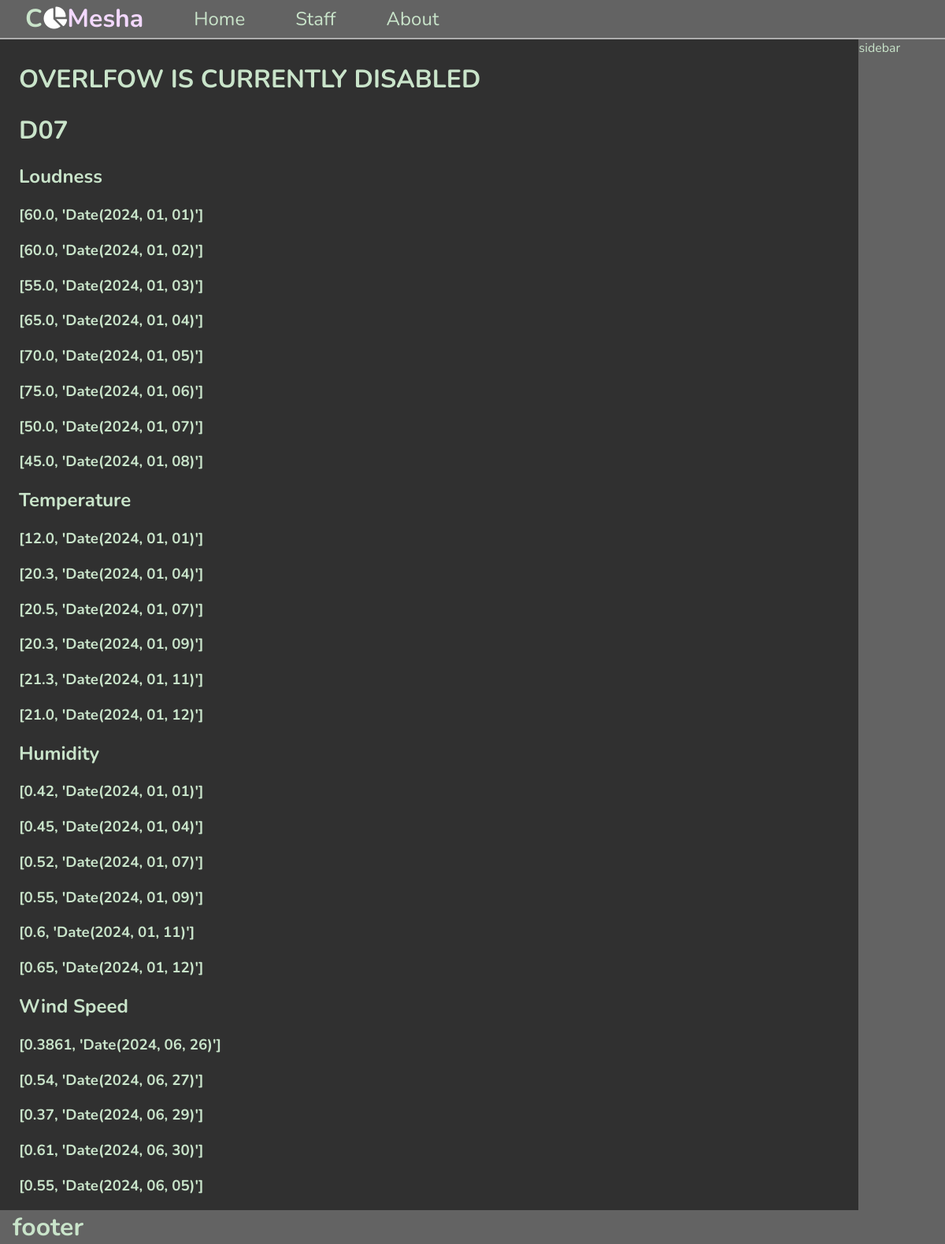
Screenshot of /classroom/D07 with the database file from the repository.
### database.py (models this page shows)
class LoudnessData(db.Model):
    __tablename__ = 'LoudnessData'
    ID = db.Column(db.Integer, primary_key=True)
    ClassroomID = db.Column(db.ForeignKey('Classrooms.ClassroomID'))
    LoudnessReading = db.Column(db.Float)
    DateRecorded = db.Column(db.Text)
    Classroom = db.relationship('Classroom', primaryjoin='LoudnessData.ClassroomID == Classroom.ClassroomID', backref='loudness_data')

class TemperatureHumidityDatum(db.Model):
    __tablename__ = 'TemperatureHumidityData'
    ID = db.Column(db.Integer, primary_key=True)
    ClassroomID = db.Column(db.ForeignKey('Classrooms.ClassroomID'))
    TemperatureReading = db.Column(db.Float)
    HumidityReading = db.Column(db.Float)
    DateRecorded = db.Column(db.Text)
    Classroom = db.relationship('Classroom', primaryjoin='TemperatureHumidityDatum.ClassroomID == Classroom.ClassroomID', backref='temperature_humidity_data')

class AnemometerDatum(db.Model):
    __tablename__ = 'AnemometerData'
    ID = db.Column(db.Integer, primary_key=True)
    ClassroomID = db.Column(db.ForeignKey('Classrooms.ClassroomID'))
    AnemometerReading = db.Column(db.Float)
    DateRecorded = db.Column(db.Text)
    Classroom = db.relationship('Classroom', primaryjoin='AnemometerDatum.ClassroomID == Classroom.ClassroomID', backref='anemometer_data')

### server.py (the view)
@app.route("/classroom/<string:classroom_id>")
def analytics(classroom_id):
    data = kowalski_analyze(classroom_id)
    loudness = data[1]
    temperature = data[2]
    humidity = data[3]
    wind_speed = data[4]
    return (render_template("pages/analytics.html",
                            classroom=classroom_id, loudness=loudness,
                            temperature=temperature, humidity=humidity,
                            wind_speed=wind_speed))

### server.py (called while the page is built)
def tuple_to_list(content, convert_date):
    result = []
    if convert_date:
        for i in content:
            temp_list = []
            temp_list.append(i[0])
            date = i[1].split('-')
            new_date = f"Date({date[0]}, {date[1]}, {date[2]})"
            temp_list.append(new_date)
            result.append(temp_list)
    else:
        for i in content:
            result.append([*i])
    return result

### templates/pages/analytics.html (shortened to what this page needs)
{% extends 'layout.html' %}\
{% block content %}
<h1> OVERLFOW IS CURRENTLY DISABLED </h1>
<h1> {{classroom}} </h1>
<h2> Loudness </h2>
{% for i in loudness %}
<h3>
    {{i}}
</h3>
{% endfor %}
<h2> Temperature </h2>
{% for i in temperature %}
<h3>
    {{i}}
</h3>
{% endfor %}
<h2> Humidity </h2>
{% for i in humidity %}
<h3>
    {{i}}
</h3>
{% endfor %}
<h2> Wind Speed </h2>
{% for i in wind_speed %}
<h3>
    {{i}}
</h3>
{% endfor %}
{% endblock %}

### static/css/layout.css (style rules this page uses)
:root { --text-color: #C9E4CA; --main-color: #636363; --main-color-darker: #303030; --border-color: white; }
html { box-sizing: border-box; min-width: 100vw; min-height: 100vh; font-family: "Nunito"; }
*, *:before, *:after { box-sizing: inherit; }
body { box-sizing: border-box; margin: 0; display: grid; width: 100vw; height: 100vh; grid-template-columns: 0.5fr 2fr 2fr 0.5fr; grid-template-rows: 0.2fr 4fr 4fr 0.2fr; grid-template-areas: "hd nav nav nav" "main main main sb" "main main main sb" "ft ft ft sb"; color: var(--text-color); background-color: var(--main-color); }

### rows the page displays
LoudnessData: i "[60.0, 'Date(2024, 01, 01)']"
LoudnessData: i "[60.0, 'Date(2024, 01, 02)']"
LoudnessData: i "[55.0, 'Date(2024, 01, 03)']"
LoudnessData: i "[65.0, 'Date(2024, 01, 04)']"
LoudnessData: i "[70.0, 'Date(2024, 01, 05)']"
LoudnessData: i "[75.0, 'Date(2024, 01, 06)']"
LoudnessData: i "[50.0, 'Date(2024, 01, 07)']"
LoudnessData: i "[45.0, 'Date(2024, 01, 08)']"
TemperatureHumidityDatum: i "[12.0, 'Date(2024, 01, 01)']", i "[0.42, 'Date(2024, 01, 01)']"
TemperatureHumidityDatum: i "[20.3, 'Date(2024, 01, 04)']", i "[0.45, 'Date(2024, 01, 04)']"
TemperatureHumidityDatum: i "[20.5, 'Date(2024, 01, 07)']", i "[0.52, 'Date(2024, 01, 07)']"
TemperatureHumidityDatum: i "[20.3, 'Date(2024, 01, 09)']", i "[0.55, 'Date(2024, 01, 09)']"
TemperatureHumidityDatum: i "[21.3, 'Date(2024, 01, 11)']", i "[0.6, 'Date(2024, 01, 11)']"
TemperatureHumidityDatum: i "[21.0, 'Date(2024, 01, 12)']", i "[0.65, 'Date(2024, 01, 12)']"
AnemometerDatum: i "[0.3861, 'Date(2024, 06, 26)']"
AnemometerDatum: i "[0.54, 'Date(2024, 06, 27)']"
AnemometerDatum: i "[0.37, 'Date(2024, 06, 29)']"
AnemometerDatum: i "[0.61, 'Date(2024, 06, 30)']"
AnemometerDatum: i "[0.55, 'Date(2024, 06, 05)']"

### other values shown
{{ classroom }} "D07"
